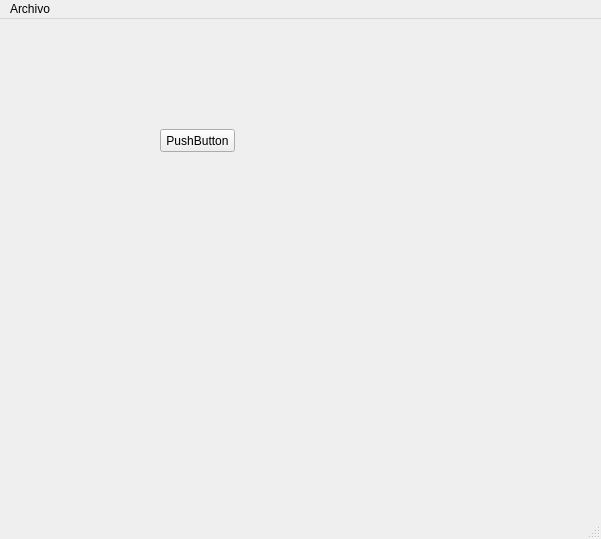
<?xml version="1.0" encoding="UTF-8"?>
<ui version="4.0">
 <class>MainWindow</class>
 <widget class="QMainWindow" name="MainWindow">
  <property name="geometry">
   <rect>
    <x>0</x>
    <y>0</y>
    <width>601</width>
    <height>539</height>
   </rect>
  </property>
  <property name="windowTitle">
   <string>MainWindow</string>
  </property>
  <widget class="QWidget" name="centralwidget">
   <widget class="QPushButton" name="pushButton">
    <property name="geometry">
     <rect>
      <x>160</x>
      <y>110</y>
      <width>75</width>
      <height>23</height>
     </rect>
    </property>
    <property name="text">
     <string>PushButton</string>
    </property>
   </widget>
  </widget>
  <widget class="QMenuBar" name="menubar">
   <property name="geometry">
    <rect>
     <x>0</x>
     <y>0</y>
     <width>601</width>
     <height>21</height>
    </rect>
   </property>
   <widget class="QMenu" name="menuArchivo">
    <property name="title">
     <string>Archivo</string>
    </property>
    <addaction name="actionAbrir"/>
    <addaction name="actionCerrar"/>
   </widget>
   <addaction name="menuArchivo"/>
  </widget>
  <widget class="QStatusBar" name="statusbar"/>
  <action name="actionAbrir">
   <property name="text">
    <string>Abrir</string>
   </property>
  </action>
  <action name="actionCerrar">
   <property name="text">
    <string>Cerrar</string>
   </property>
  </action>
 </widget>
 <resources/>
 <connections/>
</ui>
